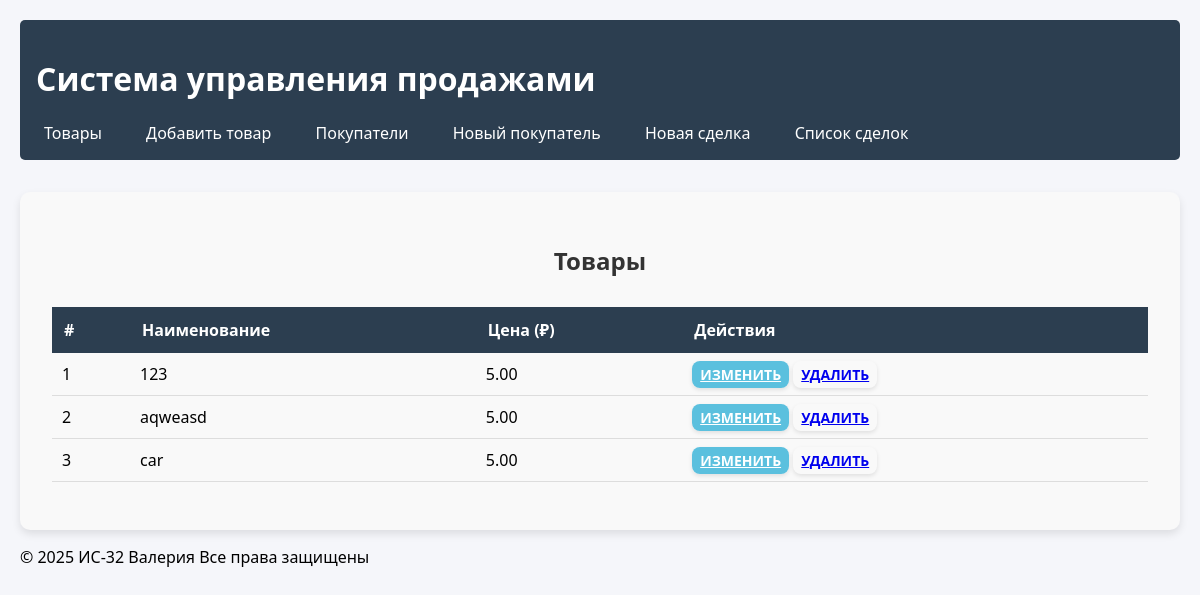
Before: /products/ with the older database file.
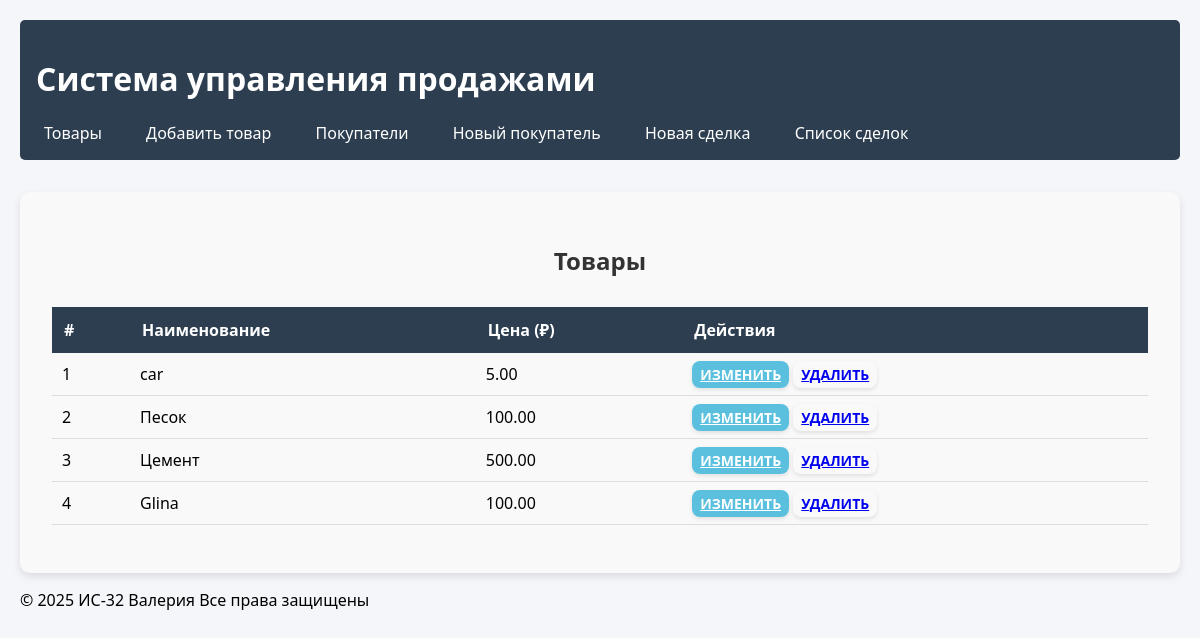
After: the same page with the newer database file.
### sales/models.py (models this page shows, shortened)
class Product(models.Model):
    name  = models.CharField("Наименование", max_length=255)
    price = models.DecimalField("Цена", max_digits=10, decimal_places=2)

### sales/views.py (the view)
# urls.py: path('products/', views.product_list, name='product_list'),
def product_list(request):
    products = Product.objects.all()
    return render(request, 'sales/product_list.html', {'products': products})

### sales/templates/sales/product_list.html (shortened to what this page needs)
{% extends 'sales/base.html' %}
{% load static %}
{% block content %}
<div class="container mt-4">
  <div class="d-flex justify-content-between align-items-center mb-3">
    <h2>Товары</h2>
  </div>
  <div class="table-responsive">
    <table class="table table-striped align-middle">
      <thead>
        <tr>
          <th>#</th>
          <th>Наименование</th>
          <th class="text-end">Цена (₽)</th>
          <th class="text-center">Действия</th>
        </tr>
      </thead>
      <tbody>
        {% for product in products %}
        <tr>
          <td>{{ forloop.counter }}</td>
          <td>{{ product.name }}</td>
          <td class="text-end">{{ product.price|floatformat:2 }}</td>
          <td class="text-center">
            <a href="{% url 'sales:product_edit' product.id %}" class="btn btn-primary btn-sm">Изменить</a>
            <a href="{% url 'sales:product_delete' product.id %}" class="btn btn-sm btn-outline-danger">Удалить</a>
          </td>
        </tr>
        {% empty %}
        <tr>
          <td colspan="4" class="text-center text-muted">Нет доступных товаров</td>
        </tr>
        {% endfor %}
      </tbody>
    </table>
  </div>
</div>
{% endblock %}

Changed rows visible on the page:
removed Product: name "123", price "5.00"
removed Product: name "aqweasd", price "5.00"
added Product: name "Песок", price "100.00"
added Product: name "Цемент", price "500.00"
added Product: name "Glina", price "100.00"
